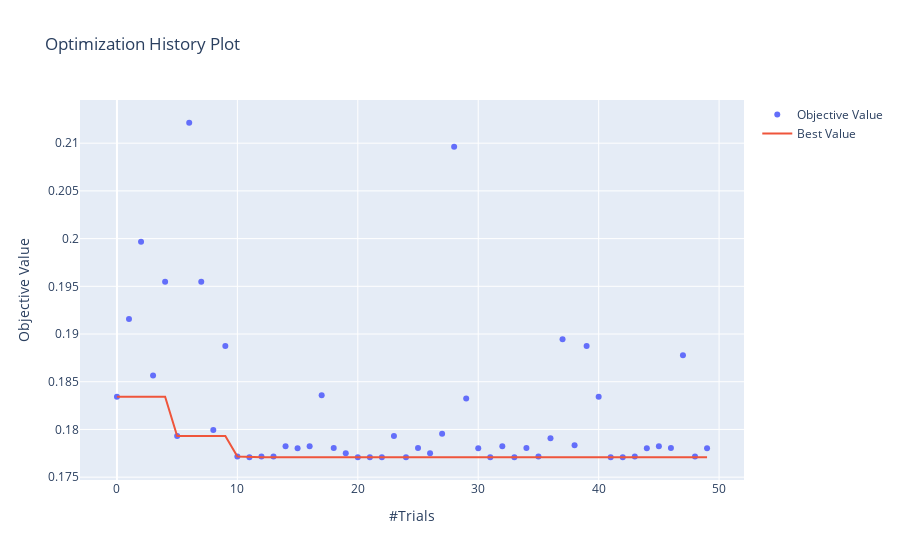

Write notebook code for a chart like this one.
### Markdown cell above
Once the submission file is generated we upload it to the web page of the competition. The result is the following:

![image.png](attachment:image.png)

The final RMSE for the contest is 0.16806 so our estimation was really accurate.

### Code cell
#3.9 Optuna visualization
#Some visualization for the best model (KNN with optuna)
ov.plot_optimization_history(knn_optuna)

### Figure 1 — Plotly figure (JSON) as saved in the notebook; plotly's stock layout.template omitted (floating-point values rounded to 4 significant figures)
{"data": [{"mode": "markers", "name": "Objective Value", "type": "scatter", "x": [0, 1, 2, 3, 4, 5, 6, 7, 8, 9, 10, 11, 12, 13, 14, 15, 16, 17, 18, 19, 20, 21, 22, 23, 24, 25, 26, 27, 28, 29, 30, 31, 32, 33, 34, 35, 36, 37, 38, 39, 40, 41, 42, 43, 44, 45, 46, 47, 48, 49], "y": [0.1834, 0.1916, 0.1997, 0.1856, 0.1955, 0.1793, 0.2121, 0.1955, 0.1799, 0.1887, 0.1772, 0.1771, 0.1772, 0.1772, 0.1782, 0.178, 0.1782, 0.1836, 0.1781, 0.1775, 0.1771, 0.1771, 0.1771, 0.1793, 0.1771, 0.1781, 0.1775, 0.1796, 0.2096, 0.1833, 0.178, 0.1771, 0.1782, 0.1771, 0.1781, 0.1772, 0.1791, 0.1895, 0.1784, 0.1887, 0.1834, 0.1771, 0.1771, 0.1772, 0.178, 0.1782, 0.1781, 0.1878, 0.1772, 0.178]}, {"name": "Best Value", "type": "scatter", "x": [0, 1, 2, 3, 4, 5, 6, 7, 8, 9, 10, 11, 12, 13, 14, 15, 16, 17, 18, 19, 20, 21, 22, 23, 24, 25, 26, 27, 28, 29, 30, 31, 32, 33, 34, 35, 36, 37, 38, 39, 40, 41, 42, 43, 44, 45, 46, 47, 48, 49], "y": [0.1834, 0.1834, 0.1834, 0.1834, 0.1834, 0.1793, 0.1793, 0.1793, 0.1793, 0.1793, 0.1772, 0.1771, 0.1771, 0.1771, 0.1771, 0.1771, 0.1771, 0.1771, 0.1771, 0.1771, 0.1771, 0.1771, 0.1771, 0.1771, 0.1771, 0.1771, 0.1771, 0.1771, 0.1771, 0.1771, 0.1771, 0.1771, 0.1771, 0.1771, 0.1771, 0.1771, 0.1771, 0.1771, 0.1771, 0.1771, 0.1771, 0.1771, 0.1771, 0.1771, 0.1771, 0.1771, 0.1771, 0.1771, 0.1771, 0.1771]}], "layout": {"title": {"text": "Optimization History Plot"}, "xaxis": {"title": {"text": "#Trials"}}, "yaxis": {"title": {"text": "Objective Value"}}}}
